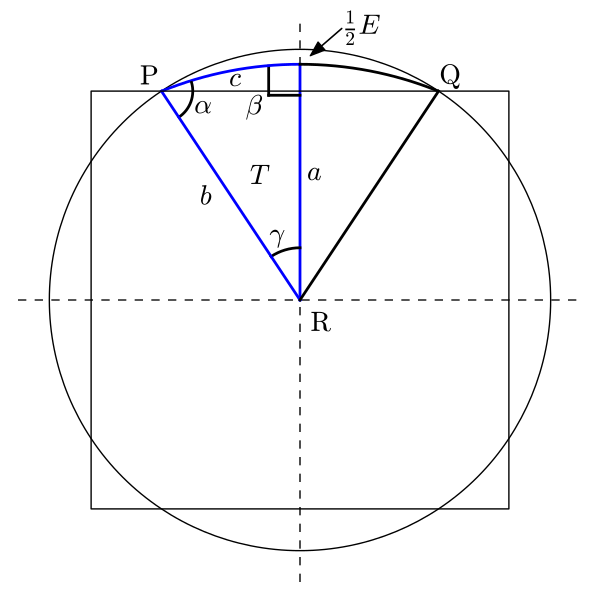

This figure's Python source:
import numpy as np
import matplotlib.pyplot as plt
from matplotlib.patches import Circle, Rectangle, Arc
from matplotlib.lines import Line2D                        


fig = plt.figure(figsize=(6,6), frameon=False)

t1 = np.arccos(1/1.2)*360/(2*np.pi)
t2 = 90 - t1

r = Rectangle((-1, -1), width=2, height=2, fill=False, edgecolor='black', linewidth=1, zorder=5)
c = Circle((0, 0), radius=1.2, facecolor='none', linestyle='solid', edgecolor='black', linewidth=1, zorder=2)
lh = Line2D([-1.35, 1.35], [0, 0], color='black', linestyle='--', linewidth=1, zorder=0)
lv = Line2D([0, 0], [-1.35, 1.35], color='black', linestyle='--', linewidth=1, zorder=0)

s = 22.8
gc1 = Arc(xy=(0, -0.5), width=2*(1.2+0.5), height=2*(1.2+0.5)-0.143, theta1=90, theta2=90+s, linewidth=2, zorder=3, color='blue')
gc2 = Arc(xy=(0, -0.5), width=2*(1.2+0.5), height=2*(1.2+0.5)-0.143, theta1=90-s, theta2=90, linewidth=2, zorder=3)

a = Line2D([0, 0], [0, 1.128], color='blue', linestyle='-', linewidth=2, zorder=0)

y = 1; x = np.tan(np.arccos(1/1.2))
lP = Line2D([0, -x], [0, y], color='blue', linestyle='-', linewidth=2, zorder=3)
lQ = Line2D([0, x], [0, y], color='black', linestyle='-', linewidth=2, zorder=3)

gamma = Arc(xy=(0, 0), width=0.5, height=0.5, theta1=90, theta2=90+t1, linewidth=2, zorder=3)
alpha = Arc(xy=(-x, y), width=0.3, height=0.3, theta1=-56, theta2=16, linewidth=2, zorder=3)
beta_h = Line2D([-0.15, 0], [0.98, 0.98], color='black', linestyle='-', linewidth=2, zorder=0)
beta_v = Line2D([-0.15, -0.15], [0.98, 1.12], color='black', linestyle='-', linewidth=2, zorder=0)

ax = plt.gca()
ax.set_axis_off()
ax.add_patch(r)
ax.add_patch(c)
ax.add_patch(gc1)
ax.add_patch(gc2)
ax.add_line(lh)
ax.add_line(lv)
ax.add_line(lP)
ax.add_line(lQ)
ax.add_line(a)
ax.add_patch(gamma)
ax.add_patch(alpha)
ax.add_line(beta_h)
ax.add_line(beta_v)


ax.text(-0.11, 0.29, r'$\gamma$', fontsize=20, horizontalalignment='center', verticalalignment='center')
ax.text(-x+0.2, y-0.08, r'$\alpha$', fontsize=20, horizontalalignment='center', verticalalignment='center')
ax.text(0-0.22, y-0.08, r'$\beta$', fontsize=20, horizontalalignment='center', verticalalignment='center')

ax.text(0.07, 0.6, r'$a$', fontsize=20, horizontalalignment='center', verticalalignment='center')
ax.text(-0.45, 0.5, r'$b$', fontsize=20, horizontalalignment='center', verticalalignment='center')
ax.text(-0.31, 1.05, r'$c$', fontsize=20, horizontalalignment='center', verticalalignment='center')
ax.text(0.3, 1.3, r'$\frac{1}{2}E$', fontsize=20, horizontalalignment='center', verticalalignment='center')
ax.arrow(0.2, 1.3, -0.15, -0.13, shape='full', head_width=0.05, head_length=0.07, fc="k", ec="k", length_includes_head="True")
ax.text(-0.2, 0.6, r'$T$', fontsize=20, horizontalalignment='center', verticalalignment='center')

ax.text(-0.72, 1.03, '$\mathrm{P}$', fontsize=20, horizontalalignment='center')
ax.text(0.72, 1.03, '$\mathrm{Q}$', fontsize=20, horizontalalignment='center')
ax.text(0.1, -0.15, '$\mathrm{R}$', fontsize=20, horizontalalignment='center')


plt.ylim(-1.35, 1.35)
plt.xlim(-1.35, 1.35)

ax.get_xaxis().set_visible(False)
ax.get_yaxis().set_visible(False)
plt.tight_layout()


filename_base = __file__.split('.')[0]
plt.savefig(filename_base + '.pdf', bbox_inces='tight', pad_inches=0)
plt.show(block=True)
plt.cla()
plt.close('all')
